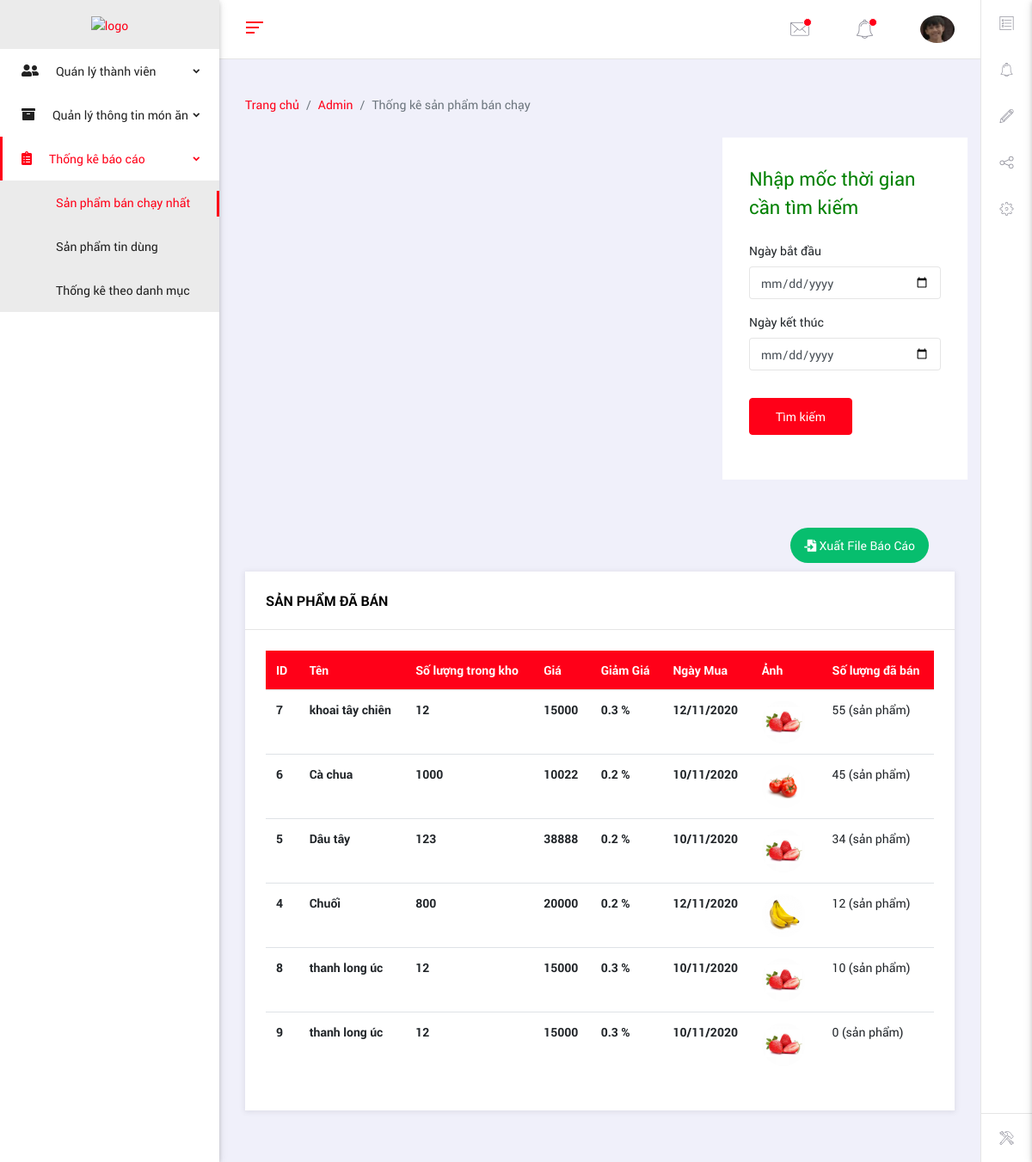
Screenshot of /php/admin/pages/dashboard/thongkesanphambanchay.php (signed in) with the database file from the repository.
### tables this page shows
CREATE TABLE `sanpham` (
  `id` int(11) NOT NULL,
  `tensp` varchar(255) NOT NULL,
  `gia` float DEFAULT NULL,
  `discount` float DEFAULT NULL,
  `image` varchar(255) DEFAULT NULL,
  `sltrongkho` int(11) DEFAULT NULL,
  `sldaban` int(11) NOT NULL,
  `mota` longtext DEFAULT NULL,
  `yeuthich` int(11) DEFAULT NULL,
  `trangthai` int(11) DEFAULT NULL,
  `hot` int(11) DEFAULT NULL,
  `iddanhmuc` int(11) DEFAULT NULL,
  `ngaymua` date NOT NULL,
  `new` int(11) NOT NULL
);

### php/admin/pages/dashboard/thongkesanphambanchay.php (the view, shortened to what this page needs)
<?php
include_once("../../ketnoi.php");
$timecurrent = date("Y/m/d");
$time = mktime(0, 0, 0, date("m"),date("d")-date("t"), date("Y"));
$lastMonth = date("Y/m/d", $time);
$sqldm = "SELECT * FROM sanpham where ngaymua BETWEEN '$lastMonth' AND '$timecurrent' ORDER BY sldaban desc LIMIT 6;";
$result = mysqli_query($conn,$sqldm);
$result_array = array();
while($row=mysqli_fetch_assoc($result)) {
 array_push($result_array, $row);
  }
?>
<!DOCTYPE html>
<html lang="en">
<head>
  <link href="../../vendors/iconic-fonts/font-awesome/css/all.min.css" rel="stylesheet">
  <link rel="stylesheet" href="../../vendors/iconic-fonts/flat-icons/flaticon.css">
  <link rel="stylesheet" href="../../vendors/iconic-fonts/cryptocoins/cryptocoins.css">
  <link rel="stylesheet" href="../../vendors/iconic-fonts/cryptocoins/cryptocoins-colors.css">
  <link href="../../assets/css/bootstrap.min.css" rel="stylesheet">
  <link href="../../assets/css/jquery-ui.min.css" rel="stylesheet">
  <link href="../../assets/css/slick.css" rel="stylesheet">
  <link href="../../assets/css/style.css" rel="stylesheet">
</head>
<body class="ms-body ms-aside-left-open ms-primary-theme ms-has-quickbar">
  <aside id="ms-side-nav" class="side-nav fixed ms-aside-scrollable ms-aside-left">
    <div class="logo-sn ms-d-block-lg">
    <a class="pl-0 ml-0 text-center" href="../../index.php">    <img src="http://mauweb.monamedia.net/vuonrau/wp-content/uploads/2019/05/mona-2.png" alt="logo" style="max-width: 95px;">
       </a>
    </div>
    <ul class="accordion ms-main-aside fs-14" id="side-nav-accordion">
      <li class="menu-item">
        <a href="#" class="has-chevron" data-toggle="collapse" data-target="#dashboard" aria-expanded="false" aria-controls="dashboard"><span><i class="fas fa-user-friends fs-16"></i>Quán lý thành viên</span>
        </a>
      </li>
      <li class="menu-item">
        <a href="#" class="has-chevron" data-toggle="collapse" data-target="#product" aria-expanded="false" aria-controls="product"> <span><i class="fa fa-archive fs-16"></i>Quản lý thông tin món ăn</span>
        </a>
      </li>
      <li class="menu-item">
        <a href="#" class="has-chevron" data-toggle="collapse" data-target="#thongke" aria-expanded="false" aria-controls="product"> <span><i class="fas fa-clipboard-list fs-16"></i>Thống kê báo cáo</span>
        </a>
        <ul id="thongke" class="collapse" aria-labelledby="product" data-parent="#side-nav-accordion">
          <li> <a href="thongkesanphambanchay.php">Sản phẩm bán chạy nhất</a>
          </li>
          <li> <a href="thongkesanphamtindung.php">Sản phẩm tin dùng</a>
          </li>
          <li> <a href="thongketheodanhmuc.php">Thống kê theo danh mục</a>
          </li>
        </ul>
      </li>
    </ul>
  </aside>
  <main class="body-content">
    <nav class="navbar ms-navbar">
      <div class="ms-aside-toggler ms-toggler pl-0" data-target="#ms-side-nav" data-toggle="slideLeft">
        <span class="ms-toggler-bar bg-primary"></span>
        <span class="ms-toggler-bar bg-primary"></span>
        <span class="ms-toggler-bar bg-primary"></span>
      </div>
      <ul class="ms-nav-list ms-inline mb-0" id="ms-nav-options">
 <li class="ms-nav-item dropdown"> <a href="#" class="text-disabled ms-has-notification" id="mailDropdown" data-toggle="dropdown" aria-haspopup="true" aria-expanded="false"><i class="flaticon-mail"></i></a>
 </li>
 <li class="ms-nav-item dropdown"> <a href="#" class="text-disabled ms-has-notification" id="notificationDropdown" data-toggle="dropdown" aria-haspopup="true" aria-expanded="false"><i class="flaticon-bell"></i></a>
 </li>
 <li class="ms-nav-item ms-nav-user dropdown">
   <a href="#" id="userDropdown" data-toggle="dropdown" aria-haspopup="true" aria-expanded="false">
     <img class="ms-user-img ms-img-round float-right" src="../../../../images/<?php echo $_SESSION['image'] ?>" alt="people">
   </a>
 </li>
</ul>
    </nav>
    <div class="ms-content-wrapper box">
      <div class="row">
        <div class="col-md-12">
          <nav aria-label="breadcrumb">
            <ol class="breadcrumb pl-0">
              <li class="breadcrumb-item"><a href="#"><i class="material-icons"></i>Trang chủ</a></li>
              <li class="breadcrumb-item"><a href="#">Admin</a></li>
              <li class="breadcrumb-item active" aria-current="page">Thống kê sản phẩm bán chạy</li>
            </ol>
          </nav>
        </div>
        <div class="col-xl-8 col-md-8" style="margin-bottom: 50px;">
            <div id="columnchart_values" style="width: 100%; height: 300px;"></div>
          </div>
          <div class="col-xl-4 col-md-4" style="padding: 31px; background: white;height: 398px;">
           <form  method="POST" role="form">
               <legend style=" font-size: 22px; color:green;margin-bottom: 1.5rem;">Nhập mốc thời gian cần tìm kiếm</legend>
               <div class="form-group">
                   <label for="">Ngày bắt đầu</label>
                   <input type="date" class="form-control" name="ngaybatdau" placeholder="thời gian bắt đầu">
               </div>
               <div class="form-group">
                <label for="">Ngày kết thúc</label>
                <input type="date" class="form-control" name="ngayketthuc" placeholder="thời gian kết thúc">
               </div>
               <input type="submit" name="timkiemtg" value="Tìm kiếm" class="btn btn-primary"></input>
           </form>
          </div>
          <div class="col col-sm-12" style="padding: 20px;"></div>
        <div class="col-md-12" >
      <div class="container" style="margin-bottom: 10px;">
         <div class="col-md-12 text-right tool-datagrid">
              <a id="`+pro[10]+`" class="btn  btn-circle btn-grid  btn-success " href="#" data-toggle="modal" data-target="#myModal3"
             style="
              border: #007bff;    border-radius: 22px;
             border: #007bff;"><i class="fas fa-file-import"></i> Xuất File Báo Cáo</a>
         </div>
     </div>
        <div class="ms-panel">
          <div class="ms-panel-header"> <h6>Sản phẩm đã bán</h6>
          </div>
          <div class="ms-panel-body">
            <div class="table-responsive">
              <table class="table table-hover thead-primary">
                <thead>
                  <tr>
                    <th scope="col">ID </th>
                    <th scope="col">Tên </th>
                    <th scope="col">Số lượng trong kho</th>
                    <th scope="col">Giá</th>
                    <th scope="col">Giảm Giá</th>
                    <th scope="col">Ngày Mua</th>
                    <th scope="col">Ảnh </th>
                    <th scope="col">Số lượng đã bán</th>
                  </tr>
                </thead>
                <tbody class="bangchon">
                  <?php
                     foreach ($result_array as $key => $row) {
                        $rs = " <tr>
                        <th scope='row'> ".$row['id']." </th>
                         <th scope='row'> ".$row['tensp']."</th>
                         <th scope='row'>  ".$row['sltrongkho']." </th>
                         <th scope='row'>".$row['gia']."</th>
                         <th scope='row'> ".$row['discount']." %</th>
                         <th scope='row'>  ".date('d/m/Y', strtotime($row['ngaymua']))."</th>
                        <th scope='row'><img src='/PHP_BAI3/images/".$row['image']."' style='    max-width: 50px;'></th>
                         <td> ".$row['sldaban']." (sản phẩm) </td>
                        </tr> ";
                        echo $rs;
                     }
                  ?>
                </tbody>
              </table>
            </div>
          </div>
        </div>
      </div>
    </div>
  </main>
  <aside id="ms-quick-bar" class="ms-quick-bar fixed ms-d-block-lg">
    <ul class="nav nav-tabs ms-quick-bar-list" role="tablist">
      <li class="ms-quick-bar-item ms-has-qa" role="presentation" data-toggle="tooltip" data-placement="left" title="Launch To-do-list" data-title="To-do-list">
        <a href="#qa-toDo" aria-controls="qa-toDo" role="tab" data-toggle="tab">
          <i class="flaticon-list"></i>
        </a>
      </li>
      <li class="ms-quick-bar-item ms-has-qa" role="presentation" data-toggle="tooltip" data-placement="left" title="Launch Reminders" data-title="Reminders">
        <a href="#qa-reminder" aria-controls="qa-reminder" role="tab" data-toggle="tab">
          <i class="flaticon-bell"></i>
        </a>
      </li>
      <li class="ms-quick-bar-item ms-has-qa" role="presentation" data-toggle="tooltip" data-placement="left" title="Launch Notes" data-title="Notes">
        <a href="#qa-notes" aria-controls="qa-notes" role="tab" data-toggle="tab">
          <i class="flaticon-pencil"></i>
        </a>
      </li>
      <li class="ms-quick-bar-item ms-has-qa" role="presentation" data-toggle="tooltip" data-placement="left" title="Invite Members" data-title="Invite Members">
        <a href="#qa-invite" aria-controls="qa-invite" role="tab" data-toggle="tab">
          <i class="flaticon-share-1"></i>
        </a>
      </li>
      <li class="ms-quick-bar-item ms-has-qa" role="presentation" data-toggle="tooltip" data-placement="left" title="Settings" data-title="Settings">
        <a href="#qa-settings" aria-controls="qa-settings" role="tab" data-toggle="tab">
          <i class="flaticon-gear"></i>
        </a>
      </li>
    </ul>
    <div class="ms-configure-qa" data-toggle="tooltip" data-placement="left" title="Configure Quick Access">
      <a href="#">
        <i class="flaticon-hammer"></i>
      </a>
    </div>
  </aside>
</body>
</html>

### rows the page displays
sanpham: id "7", tensp "khoai tây chiên", sltrongkho "12", gia "15000", discount "0.3", ngaymua "12/11/2020", image (picture), sldaban "55"
sanpham: id "6", tensp "Cà chua", sltrongkho "1000", gia "10022", discount "0.2", ngaymua "10/11/2020", image (picture), sldaban "45"
sanpham: id "5", tensp "Dâu tây", sltrongkho "123", gia "38888", discount "0.2", ngaymua "10/11/2020", image (picture), sldaban "34"
sanpham: id "4", tensp "Chuối", sltrongkho "800", gia "20000", discount "0.2", ngaymua "12/11/2020", image (picture), sldaban "12"
sanpham: id "8", tensp "thanh long úc", sltrongkho "12", gia "15000", discount "0.3", ngaymua "10/11/2020", image (picture), sldaban "10"
sanpham: id "9", tensp "thanh long úc", sltrongkho "12", gia "15000", discount "0.3", ngaymua "10/11/2020", image (picture), sldaban "0"
